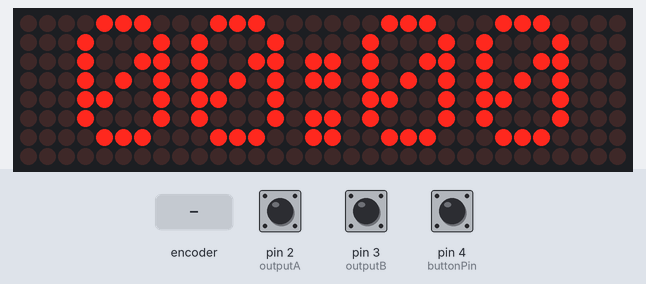
Bench run of a sketch on a simulated Arduino Uno, built with avr-gcc and run on an emulated ATmega328P. Parts: 32×8 LED matrix. The test bench sets the inputs (shaded band); at power-on: pin 4 (buttonPin) HIGH, pin 2 (outputA) HIGH, pin 3 (outputB) HIGH.

Above: at 5.4 s.
5.5 s: pin 4 (buttonPin) pulled LOW for 0.15 s
At 5.64 s:
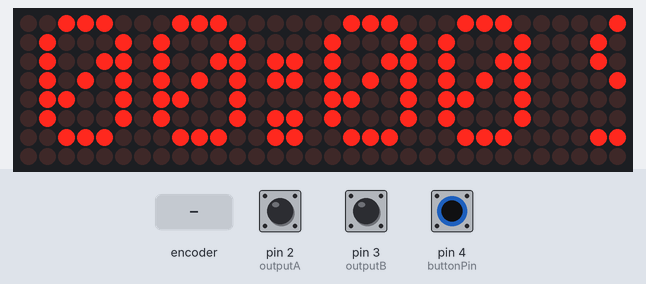
6.2 s: pin 4 (buttonPin) pulled LOW for 1 s
At 7.0 s:
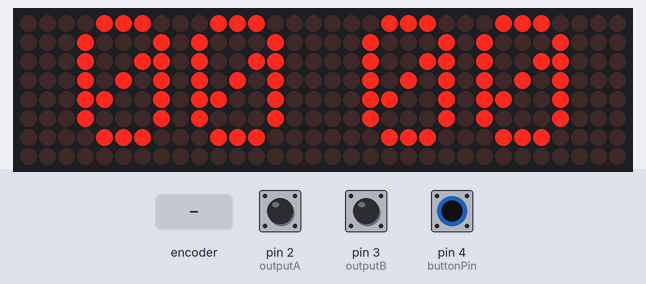
10.2 s: rotary encoder on pin 2 (outputA) / pin 3 (outputB) turned 3 steps (first pin leading)
At 12.0 s:
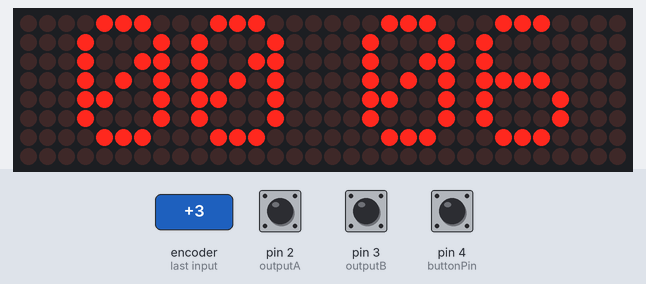
12.3 s: rotary encoder on pin 2 (outputA) / pin 3 (outputB) turned 1 step (first pin leading)
At 14.0 s:
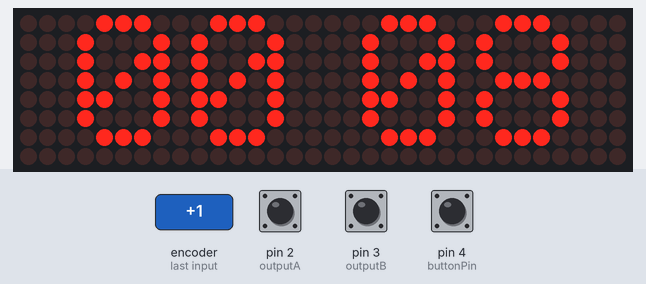
Timing chart, 0 to 15.0 s (numbered marks = the images above; inputs shaded):
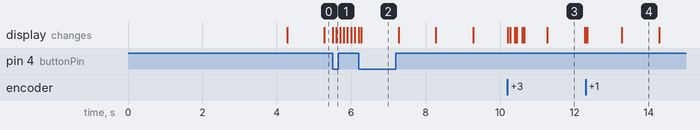

Measured:
- after the input at 5.5 s, the display: first changes at once (image 1 shows a later state)
- after the input at 6.2 s, the display: first changes at once (image 2 shows a later state)
- after the input at 10.2 s, the display: first changes at once (image 3 shows a later state)
- after the input at 12.3 s, the display: first changes at once (image 4 shows a later state)
- what the display in image 3 shows lasts 1.0 s, from 11.3 s to 12.3 s

The sketch:

digitalClock.ino
```cpp
#define outputA 2
#define outputB 3
#define buttonPin 4

#include <MD_Parola.h>
#include <MD_MAX72xx.h>
#include <SPI.h>

#define HARDWARE_TYPE MD_MAX72XX::FC16_HW
#define MAX_DEVICES 4
#define CS_PIN 10

MD_Parola myDisplay = MD_Parola(HARDWARE_TYPE, CS_PIN, MAX_DEVICES);

int aState;
int aLastState;
unsigned long previousMillis = 0;
const long interval = 1000;
int seconds = 0;
int minutes = 0;
int hours = 0;
bool showClock = true;
bool buttonState;
bool lastButtonState = LOW;
int brightness = 0;

void setup() {
  pinMode(outputA, INPUT);
  pinMode(outputB, INPUT);
  pinMode(buttonPin, INPUT_PULLUP);
  aLastState = digitalRead(outputA);

  myDisplay.begin();
  myDisplay.setIntensity(brightness);
  myDisplay.displayClear();

  myDisplay.displayText("Hello!", PA_CENTER, 30, 500, PA_OPENING_CURSOR, PA_CLOSING_CURSOR);
  while (!myDisplay.displayAnimate()) {
    // Wait until animation is done
  }
  myDisplay.displayClear();

  myDisplay.displayText("Made by Louis Gan", PA_CENTER, 28, 0, PA_SCROLL_LEFT, PA_SCROLL_LEFT);
  while (!myDisplay.displayAnimate()) {
    // Wait until animation is done
  }
}

void loop() {
  aState = digitalRead(outputA);
  buttonState = digitalRead(buttonPin);

  if (aState != aLastState) {
    if (digitalRead(outputB) != aState) {
      if (buttonState == LOW) {
        incrementBrightness();
      } else {
        incrementClock();
      }
    } else {
      if (buttonState == LOW) {
        decrementBrightness();
      } else {
        decrementClock();
      }
    }
    if (showClock) printClock();
  }
  aLastState = aState;

  unsigned long currentMillis = millis();
  if (currentMillis - previousMillis >= interval) {
    previousMillis = currentMillis;
    updateClock();
    if (showClock) printClock();
  }

  if (buttonState != lastButtonState) {
    if (buttonState == LOW) {
      showClock = !showClock;
      if (!showClock) {
        myDisplay.displayText(("Sangjun Lee  "), PA_CENTER, 100, 1000, PA_SCROLL_LEFT, PA_SPRITE);
      } else {
        myDisplay.displayClear();
        printClock();
      }
    }
  }
  lastButtonState = buttonState;

  if (!showClock) {
    if (myDisplay.displayAnimate()) {
      myDisplay.displayReset();
    }
  }
}

void updateClock() {
  seconds++;
  if (seconds >= 60) {
    seconds = 0;
    incrementClock();
  }
}

void incrementClock() {
  seconds += 60;
  if (seconds >= 60) {
    seconds = 0;
    minutes++;
    if (minutes >= 60) {
      minutes = 0;
      hours++;
      if (hours >= 24) {
        hours = 0;
      }
    }
  }
}

void decrementClock() {
  if (seconds < 60) {
    seconds = 60;
    if (minutes == 0) {
      minutes = 59;
      if (hours == 0) {
        hours = 23;
      } else {
        hours--;
      }
    } else {
      minutes--;
    }
  } else {
    seconds -= 30;
  }
}

void incrementBrightness() {
  brightness++;
  if (brightness > 15) brightness = 15;
  myDisplay.setIntensity(brightness);
}

void decrementBrightness() {
  brightness--;
  if (brightness < 0) brightness = 0;
  myDisplay.setIntensity(brightness);
}

void printClock() {
  char timeString[6];
  sprintf(timeString, "%02d%c%02d", hours, (seconds % 2 == 0) ? ':' : ' ', minutes);

  myDisplay.setTextAlignment(PA_CENTER);
  myDisplay.print(timeString);
}
```
